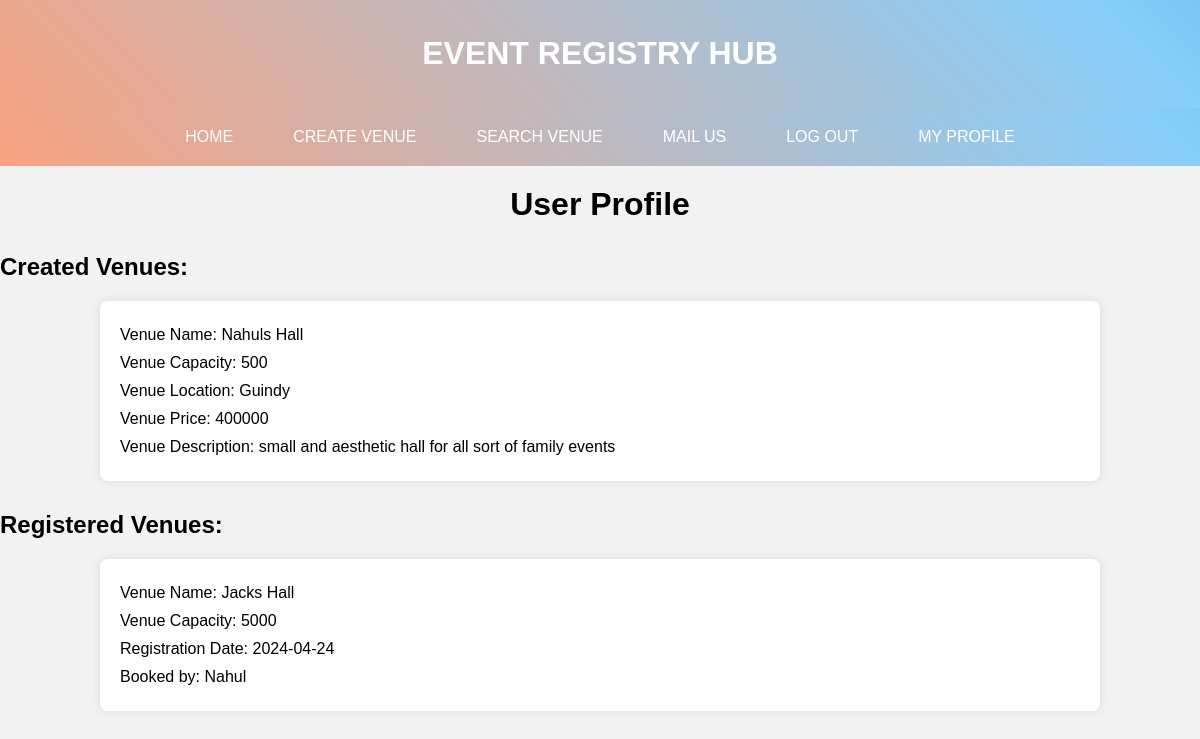
Screenshot of /profile.php (signed in) with the database file from the repository.
### tables this page shows
CREATE TABLE `venues` (
  `venue_id` int(11) NOT NULL,
  `venue_name` varchar(255) NOT NULL,
  `venue_capacity` int(11) NOT NULL,
  `venue_location` varchar(255) NOT NULL,
  `venue_price` float NOT NULL,
  `venue_description` text DEFAULT NULL,
  `user_id` int(11) DEFAULT NULL
);

CREATE TABLE `venue_registrations` (
  `registration_id` int(11) NOT NULL,
  `user_id` int(11) NOT NULL,
  `venue_id` int(11) NOT NULL,
  `registration_date` date NOT NULL
);

CREATE TABLE `users` (
  `user_id` int(11) NOT NULL,
  `username` varchar(255) NOT NULL,
  `password` varchar(255) NOT NULL,
  `email` varchar(255) NOT NULL
);

### profile.php (the view, shortened to what this page needs)
<?php
include_once('includes/dbconnection.php');
$userId = $_SESSION['user_id'];
$createdVenuesQuery = "SELECT * FROM venues WHERE user_id = $userId";
$createdVenuesResult = $conn->query($createdVenuesQuery);
$createdVenues = ($createdVenuesResult->num_rows > 0) ? $createdVenuesResult->fetch_all(MYSQLI_ASSOC) : [];
$registeredVenuesQuery = "SELECT v.*, vr.registration_date, u.username
                        FROM venues v
                        JOIN venue_registrations vr ON v.venue_id = vr.venue_id
                        JOIN users u ON vr.user_id = u.user_id
                        WHERE vr.user_id = $userId";
$registeredVenuesResult = $conn->query($registeredVenuesQuery);
$registeredVenues = ($registeredVenuesResult->num_rows > 0) ? $registeredVenuesResult->fetch_all(MYSQLI_ASSOC) : [];
include_once('includes/header.php');
?>
<!DOCTYPE html>
<html lang="en">
<head>
</head>
<body>
    <h1>User Profile</h1>
    <h2>Created Venues:</h2>
    <?php
    if (!empty($createdVenues)) {
        foreach ($createdVenues as $venue) {
            $venueId = $venue['venue_id'];
            $venueDetailsQuery = "SELECT * FROM venues WHERE venue_id = $venueId";
            $venueDetailsResult = $conn->query($venueDetailsQuery);
            $venueDetails = ($venueDetailsResult->num_rows > 0) ? $venueDetailsResult->fetch_assoc() : [];
            echo '<div class="venue-details">';
            echo '<p>Venue Name: ' . $venue['venue_name'] . '</p>';
            echo '<p>Venue Capacity: ' . $venue['venue_capacity'] . '</p>';
            echo '<p>Venue Location: ' . $venueDetails['venue_location'] . '</p>';
            echo '<p>Venue Price: ' . $venueDetails['venue_price'] . '</p>';
            echo '<p>Venue Description: ' . $venueDetails['venue_description'] . '</p>';
            echo '</div>';
        }
    } else {
        echo '<p>No venues created.</p>';
    }
    ?>
    <h2>Registered Venues:</h2>
    <?php
    if (!empty($registeredVenues)) {
        foreach ($registeredVenues as $venue) {
            echo '<div class="registered-venues">';
            echo '<p>Venue Name: ' . $venue['venue_name'] . '</p>';
            echo '<p>Venue Capacity: ' . $venue['venue_capacity'] . '</p>';
            echo '<p>Registration Date: ' . $venue['registration_date'] . '</p>';
            echo '<p>Booked by: ' . $venue['username'] . '</p>';
            echo '</div>';
        }
    } else {
        echo '<p>No venues registered.</p>';
    }
    ?>
</body>
</html>

### includes/header.php (style rules this page uses)
body { font-family: 'Arial', sans-serif; margin: 0; padding: 0; background-color: #f8f9fa; }

### profile.php (style rules this page uses)
body { font-family: Arial, sans-serif; margin: 0; padding: 0; background-color: #f2f2f2; }
h1 { text-align: center; margin-top: 20px; }
h2 { margin-top: 30px; }
.venue-details { width: 80%; margin: 0 auto; background-color: #fff; padding: 20px; border-radius: 8px; box-shadow: 0 0 10px rgba(0, 0, 0, 0.1); margin-bottom: 20px; }
.venue-details p { margin: 0; padding: 5px 0; }
.registered-venues { width: 80%; margin: 0 auto; background-color: #fff; padding: 20px; border-radius: 8px; box-shadow: 0 0 10px rgba(0, 0, 0, 0.1); }
.registered-venues p { margin: 0; padding: 5px 0; }

### rows the page displays
venues: venue_name "Nahuls Hall", venue_capacity "500", venue_location "Guindy", venue_price "400000", venue_description "small and aesthetic hall for all sort of family events"
venue_registrations: venue.venue_name "Jacks Hall", venue.venue_capacity "5000", registration_date "2024-04-24", user.username "Nahul"
